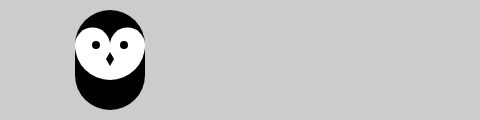
Frame 1 (no input)
Frame 60 (no input): identical to frame 1, image omitted
Frame 120 (the mouse pressed at the canvas centre since frame 60): identical to frame 1, image omitted

The p5.js sketch that drew this single still picture (run headless with seeded random() and noise() and a simulated clock; from frame 60 on, the mouse is pressed at the canvas centre):

// p5.js sketch
// ── sketch.js
function setup() {
  createCanvas(480, 120);
}

function draw() {
  background(204);
  translate(110,110);
  stroke(0);
  strokeWeight(70);
  line(0,-35,0,-65);
  noStroke();
  fill(255);
  ellipse(-17.5, -65, 35,35);
  ellipse(17.5, -65, 35,35);
  arc(0,-65,70,70,0,PI);
  fill(0);
  ellipse(-14,-65,8,8);
  ellipse(14,-65,8,8);
  quad(0, -58, 4, -51, 0, -44, -4, -51);
}
